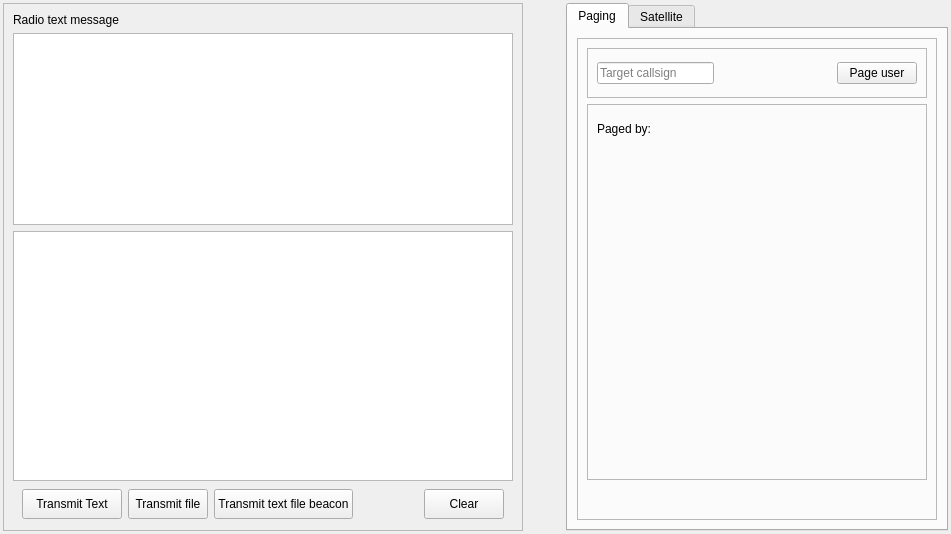
        <widget class="QWidget" name="textTab">
         <property name="sizePolicy">
          <sizepolicy hsizetype="MinimumExpanding" vsizetype="MinimumExpanding">
           <horstretch>0</horstretch>
           <verstretch>0</verstretch>
          </sizepolicy>
         </property>
         <attribute name="title">
          <string>Link services</string>
         </attribute>
         <attribute name="toolTip">
          <string>Send and receive text</string>
         </attribute>
         <layout class="QGridLayout" name="gridLayout_8">
          <property name="leftMargin">
           <number>3</number>
          </property>
          <property name="topMargin">
           <number>3</number>
          </property>
          <property name="rightMargin">
           <number>3</number>
          </property>
          <property name="bottomMargin">
           <number>3</number>
          </property>
          <property name="spacing">
           <number>3</number>
          </property>
          <item row="0" column="0">
           <widget class="QFrame" name="frame_6">
            <property name="sizePolicy">
             <sizepolicy hsizetype="MinimumExpanding" vsizetype="MinimumExpanding">
              <horstretch>0</horstretch>
              <verstretch>0</verstretch>
             </sizepolicy>
            </property>
            <property name="minimumSize">
             <size>
              <width>250</width>
              <height>250</height>
             </size>
            </property>
            <property name="maximumSize">
             <size>
              <width>1200</width>
              <height>16777215</height>
             </size>
            </property>
            <property name="frameShape">
             <enum>QFrame::StyledPanel</enum>
            </property>
            <property name="frameShadow">
             <enum>QFrame::Raised</enum>
            </property>
            <layout class="QVBoxLayout" name="verticalLayout_9">
             <item>
              <widget class="QLabel" name="label_15">
               <property name="sizePolicy">
                <sizepolicy hsizetype="Fixed" vsizetype="Fixed">
                 <horstretch>0</horstretch>
                 <verstretch>0</verstretch>
                </sizepolicy>
               </property>
               <property name="text">
                <string>Radio text message</string>
               </property>
              </widget>
             </item>
             <item>
              <widget class="QPlainTextEdit" name="sendTextEdit">
               <property name="sizePolicy">
                <sizepolicy hsizetype="Expanding" vsizetype="MinimumExpanding">
                 <horstretch>0</horstretch>
                 <verstretch>0</verstretch>
                </sizepolicy>
               </property>
               <property name="minimumSize">
                <size>
                 <width>500</width>
                 <height>100</height>
                </size>
               </property>
               <property name="maximumSize">
                <size>
                 <width>16777215</width>
                 <height>200</height>
                </size>
               </property>
               <property name="font">
                <font>
                 <family>Sans Serif</family>
                 <pointsize>10</pointsize>
                 <weight>50</weight>
                 <italic>false</italic>
                 <bold>false</bold>
                </font>
               </property>
               <property name="styleSheet">
                <string notr="true">color: rgb(0, 0, 70);
font: 10pt &quot;Sans Serif&quot;;
</string>
               </property>
              </widget>
             </item>
             <item>
              <widget class="QTextEdit" name="receivedTextEdit">
               <property name="sizePolicy">
                <sizepolicy hsizetype="Expanding" vsizetype="Expanding">
                 <horstretch>0</horstretch>
                 <verstretch>0</verstretch>
                </sizepolicy>
               </property>
               <property name="minimumSize">
                <size>
                 <width>500</width>
                 <height>250</height>
                </size>
               </property>
               <property name="styleSheet">
                <string notr="true">color: rgb(0, 0, 67);
font: 10pt &quot;Sans Serif&quot;;
</string>
               </property>
               <property name="lineWrapMode">
                <enum>QTextEdit::WidgetWidth</enum>
               </property>
               <property name="lineWrapColumnOrWidth">
                <number>1024</number>
               </property>
               <property name="readOnly">
                <bool>true</bool>
               </property>
              </widget>
             </item>
             <item>
              <widget class="QFrame" name="Buttons_frame">
               <property name="sizePolicy">
                <sizepolicy hsizetype="MinimumExpanding" vsizetype="Fixed">
                 <horstretch>0</horstretch>
                 <verstretch>0</verstretch>
                </sizepolicy>
               </property>
               <property name="maximumSize">
                <size>
                 <width>16777215</width>
                 <height>35</height>
                </size>
               </property>
               <layout class="QHBoxLayout" name="horizontalLayout_8">
                <property name="topMargin">
                 <number>2</number>
                </property>
                <property name="bottomMargin">
                 <number>2</number>
                </property>
                <item>
                 <widget class="QPushButton" name="sendTextButton">
                  <property name="sizePolicy">
                   <sizepolicy hsizetype="Fixed" vsizetype="Fixed">
                    <horstretch>0</horstretch>
                    <verstretch>0</verstretch>
                   </sizepolicy>
                  </property>
                  <property name="minimumSize">
                   <size>
                    <width>100</width>
                    <height>30</height>
                   </size>
                  </property>
                  <property name="text">
                   <string>Transmit Text</string>
                  </property>
                 </widget>
                </item>
                <item>
                 <widget class="QPushButton" name="pushButton">
                  <property name="sizePolicy">
                   <sizepolicy hsizetype="Fixed" vsizetype="Fixed">
                    <horstretch>0</horstretch>
                    <verstretch>0</verstretch>
                   </sizepolicy>
                  </property>
                  <property name="minimumSize">
                   <size>
                    <width>0</width>
                    <height>30</height>
                   </size>
                  </property>
                  <property name="text">
                   <string>Transmit file</string>
                  </property>
                 </widget>
                </item>
                <item>
                 <widget class="QPushButton" name="chooseFileButton">
                  <property name="sizePolicy">
                   <sizepolicy hsizetype="Fixed" vsizetype="Fixed">
                    <horstretch>0</horstretch>
                    <verstretch>0</verstretch>
                   </sizepolicy>
                  </property>
                  <property name="minimumSize">
                   <size>
                    <width>100</width>
                    <height>30</height>
                   </size>
                  </property>
                  <property name="text">
                   <string>Transmit text file beacon</string>
                  </property>
                 </widget>
                </item>
                <item>
                 <spacer name="horizontalSpacer_10">
                  <property name="orientation">
                   <enum>Qt::Horizontal</enum>
                  </property>
                  <property name="sizeHint" stdset="0">
                   <size>
                    <width>40</width>
                    <height>20</height>
                   </size>
                  </property>
                 </spacer>
                </item>
                <item>
                 <widget class="QPushButton" name="clearReceivedTextButton">
                  <property name="minimumSize">
                   <size>
                    <width>0</width>
                    <height>30</height>
                   </size>
                  </property>
                  <property name="styleSheet">
                   <string notr="true"/>
                  </property>
                  <property name="text">
                   <string>Clear</string>
                  </property>
                 </widget>
                </item>
               </layout>
              </widget>
             </item>
            </layout>
           </widget>
          </item>
          <item row="0" column="2">
           <widget class="QTabWidget" name="tabWidget_2">
            <property name="currentIndex">
             <number>0</number>
            </property>
            <widget class="QWidget" name="tab_4">
             <attribute name="title">
              <string>Paging</string>
             </attribute>
             <layout class="QGridLayout" name="gridLayout_14">
              <item row="0" column="0">
               <widget class="QFrame" name="frame_11">
                <property name="frameShape">
                 <enum>QFrame::StyledPanel</enum>
                </property>
                <property name="frameShadow">
                 <enum>QFrame::Raised</enum>
                </property>
                <layout class="QVBoxLayout" name="verticalLayout_14">
                 <item>
                  <widget class="QFrame" name="frame_14">
                   <property name="sizePolicy">
                    <sizepolicy hsizetype="MinimumExpanding" vsizetype="Fixed">
                     <horstretch>0</horstretch>
                     <verstretch>0</verstretch>
                    </sizepolicy>
                   </property>
                   <property name="minimumSize">
                    <size>
                     <width>0</width>
                     <height>50</height>
                    </size>
                   </property>
                   <property name="frameShape">
                    <enum>QFrame::StyledPanel</enum>
                   </property>
                   <property name="frameShadow">
                    <enum>QFrame::Raised</enum>
                   </property>
                   <layout class="QHBoxLayout" name="horizontalLayout_10">
                    <item>
                     <widget class="QLineEdit" name="pagedUserEdit">
                      <property name="placeholderText">
                       <string>Target callsign</string>
                      </property>
                     </widget>
                    </item>
                    <item>
                     <spacer name="horizontalSpacer_19">
                      <property name="orientation">
                       <enum>Qt::Horizontal</enum>
                      </property>
                      <property name="sizeHint" stdset="0">
                       <size>
                        <width>40</width>
                        <height>20</height>
                       </size>
                      </property>
                     </spacer>
                    </item>
                    <item>
                     <widget class="QPushButton" name="pageUserButton">
                      <property name="text">
                       <string>Page user</string>
                      </property>
                     </widget>
                    </item>
                   </layout>
                  </widget>
                 </item>
                 <item>
                  <widget class="QFrame" name="frame_15">
                   <property name="sizePolicy">
                    <sizepolicy hsizetype="MinimumExpanding" vsizetype="MinimumExpanding">
                     <horstretch>0</horstretch>
                     <verstretch>0</verstretch>
                    </sizepolicy>
                   </property>
                   <property name="minimumSize">
                    <size>
                     <width>0</width>
                     <height>300</height>
                    </size>
                   </property>
                   <property name="frameShape">
                    <enum>QFrame::StyledPanel</enum>
                   </property>
                   <property name="frameShadow">
                    <enum>QFrame::Raised</enum>
                   </property>
                   <layout class="QVBoxLayout" name="verticalLayout_15">
                    <item>
                     <widget class="QLabel" name="pagedByLabel">
                      <property name="sizePolicy">
                       <sizepolicy hsizetype="MinimumExpanding" vsizetype="Fixed">
                        <horstretch>0</horstretch>
                        <verstretch>0</verstretch>
                       </sizepolicy>
                      </property>
                      <property name="minimumSize">
                       <size>
                        <width>320</width>
                        <height>30</height>
                       </size>
                      </property>
                      <property name="text">
                       <string>Paged by:</string>
                      </property>
                      <property name="wordWrap">
                       <bool>true</bool>
                      </property>
                      <property name="textInteractionFlags">
                       <set>Qt::LinksAccessibleByMouse|Qt::TextSelectableByKeyboard|Qt::TextSelectableByMouse</set>
                      </property>
                     </widget>
                    </item>
                    <item>
                     <widget class="QLabel" name="pageMessageLabel">
                      <property name="sizePolicy">
                       <sizepolicy hsizetype="MinimumExpanding" vsizetype="MinimumExpanding">
                        <horstretch>0</horstretch>
                        <verstretch>0</verstretch>
                       </sizepolicy>
                      </property>
                      <property name="minimumSize">
                       <size>
                        <width>320</width>
                        <height>250</height>
                       </size>
                      </property>
                      <property name="text">
                       <string/>
                      </property>
                      <property name="alignment">
                       <set>Qt::AlignLeading|Qt::AlignLeft|Qt::AlignTop</set>
                      </property>
                      <property name="wordWrap">
                       <bool>true</bool>
                      </property>
                      <property name="textInteractionFlags">
                       <set>Qt::LinksAccessibleByMouse|Qt::TextSelectableByKeyboard|Qt::TextSelectableByMouse</set>
                      </property>
                     </widget>
                    </item>
                   </layout>
                  </widget>
                 </item>
                 <item>
                  <spacer name="verticalSpacer_4">
                   <property name="orientation">
                    <enum>Qt::Vertical</enum>
                   </property>
                   <property name="sizeType">
                    <enum>QSizePolicy::Fixed</enum>
                   </property>
                   <property name="sizeHint" stdset="0">
                    <size>
                     <width>20</width>
                     <height>30</height>
                    </size>
                   </property>
                  </spacer>
                 </item>
                </layout>
               </widget>
              </item>
             </layout>
            </widget>
            <widget class="QWidget" name="tab_6">
             <attribute name="title">
              <string>Satellite</string>
             </attribute>
            </widget>
           </widget>
          </item>
          <item row="0" column="1">
           <spacer name="horizontalSpacer_14">
            <property name="orientation">
             <enum>Qt::Horizontal</enum>
            </property>
            <property name="sizeType">
             <enum>QSizePolicy::Fixed</enum>
            </property>
            <property name="sizeHint" stdset="0">
             <size>
              <width>40</width>
              <height>20</height>
             </size>
            </property>
           </spacer>
          </item>
         </layout>
        </widget>
